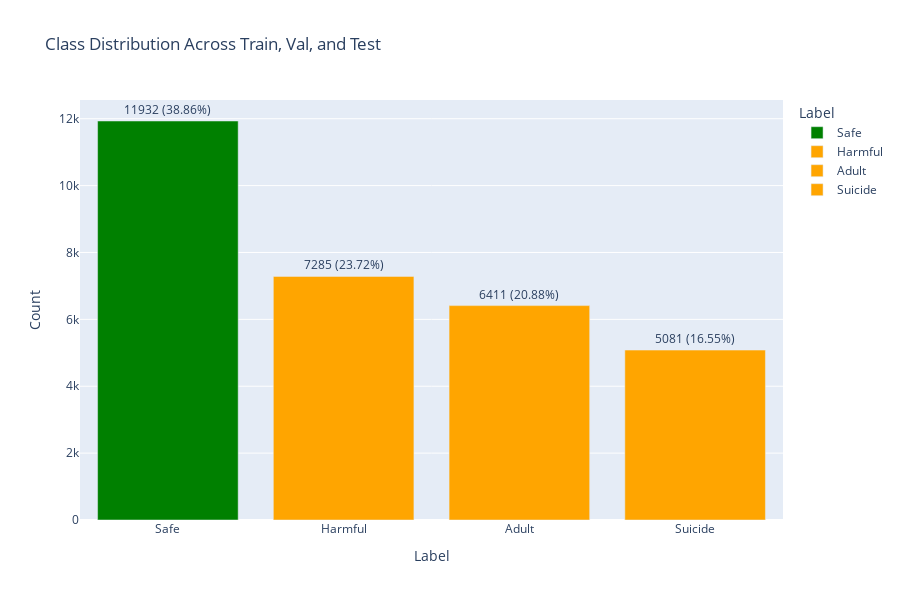

Notebook code cell kept with this figure:
### Markdown cell above
##### **Check data & class distribution**

### Code cell
# Count labels from your existing DataFrame
label_counts = df["Label"].value_counts().reset_index()
label_counts.columns = ["Label", "Count"]

# Calculate percentages
total_count = label_counts["Count"].sum()
label_counts["Percentage"] = (label_counts["Count"] / total_count) * 100

# Create a text column that shows both count and percentage
label_counts["Text"] = label_counts.apply(lambda row: f"{row['Count']} ({row['Percentage']:.2f}%)", axis=1)

# Define a custom color map: 'Safe' will be green, all others will be orange.
color_map = {
    "Safe": "green",
    "Adult": "orange",
    "Harmful": "orange",
    "Suicide": "orange"
}

# Create the bar chart
fig = px.bar(
    label_counts,
    x="Label",
    y="Count",
    text="Text",
    title="Class Distribution Across Train, Val, and Test",
    color="Label",
    color_discrete_map=color_map  # Custom colors for each label
)

# Place the text labels outside the bars
fig.update_traces(textposition="outside")

# Optionally, update axis labels
fig.update_layout(xaxis_title="Label", yaxis_title="Count", height=600)

fig.show()

### Figure 1 — Plotly figure (JSON) as saved in the notebook; plotly's stock layout.template omitted (floating-point values rounded to 4 significant figures)
{"data": [{"hovertemplate": "Label=%{x}<br>Count=%{y}<br>Text=%{text}<extra></extra>", "legendgroup": "Safe", "marker": {"color": "green", "pattern": {"shape": ""}}, "name": "Safe", "orientation": "v", "showlegend": true, "text": ["11932 (38.86%)"], "textposition": "outside", "type": "bar", "x": ["Safe"], "xaxis": "x", "y": [11932], "yaxis": "y"}, {"hovertemplate": "Label=%{x}<br>Count=%{y}<br>Text=%{text}<extra></extra>", "legendgroup": "Harmful", "marker": {"color": "orange", "pattern": {"shape": ""}}, "name": "Harmful", "orientation": "v", "showlegend": true, "text": ["7285 (23.72%)"], "textposition": "outside", "type": "bar", "x": ["Harmful"], "xaxis": "x", "y": [7285], "yaxis": "y"}, {"hovertemplate": "Label=%{x}<br>Count=%{y}<br>Text=%{text}<extra></extra>", "legendgroup": "Adult", "marker": {"color": "orange", "pattern": {"shape": ""}}, "name": "Adult", "orientation": "v", "showlegend": true, "text": ["6411 (20.88%)"], "textposition": "outside", "type": "bar", "x": ["Adult"], "xaxis": "x", "y": [6411], "yaxis": "y"}, {"hovertemplate": "Label=%{x}<br>Count=%{y}<br>Text=%{text}<extra></extra>", "legendgroup": "Suicide", "marker": {"color": "orange", "pattern": {"shape": ""}}, "name": "Suicide", "orientation": "v", "showlegend": true, "text": ["5081 (16.55%)"], "textposition": "outside", "type": "bar", "x": ["Suicide"], "xaxis": "x", "y": [5081], "yaxis": "y"}], "layout": {"barmode": "relative", "height": 600, "legend": {"title": {"text": "Label"}, "tracegroupgap": 0}, "title": {"text": "Class Distribution Across Train, Val, and Test"}, "xaxis": {"anchor": "y", "categoryarray": ["Safe", "Harmful", "Adult", "Suicide"], "categoryorder": "array", "domain": [0, 1], "title": {"text": "Label"}}, "yaxis": {"anchor": "x", "domain": [0, 1], "title": {"text": "Count"}}}}
